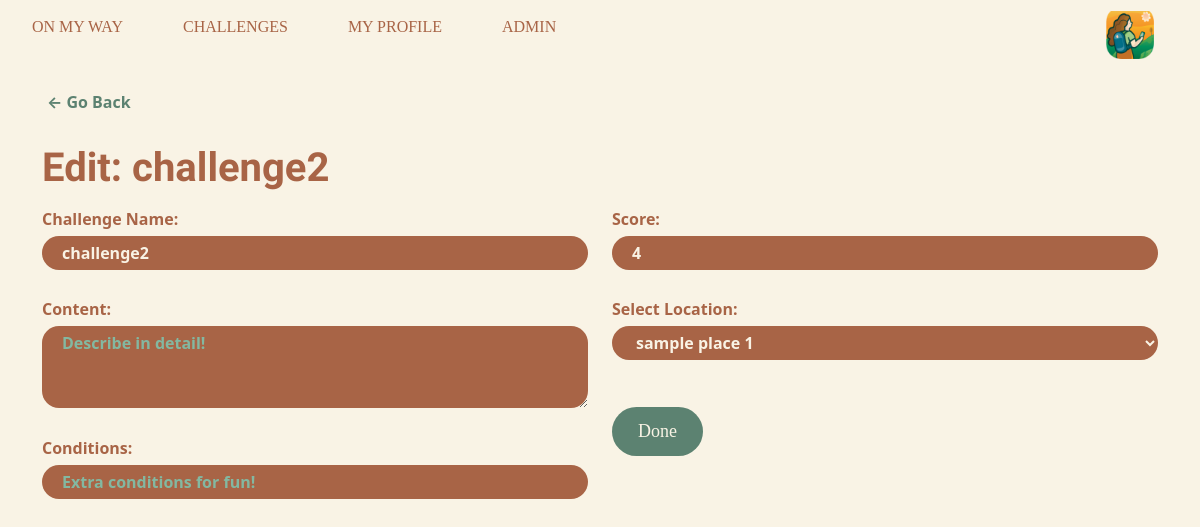
The app's page /index.php?action=edit-challenge&id=2 (signed in), older data.
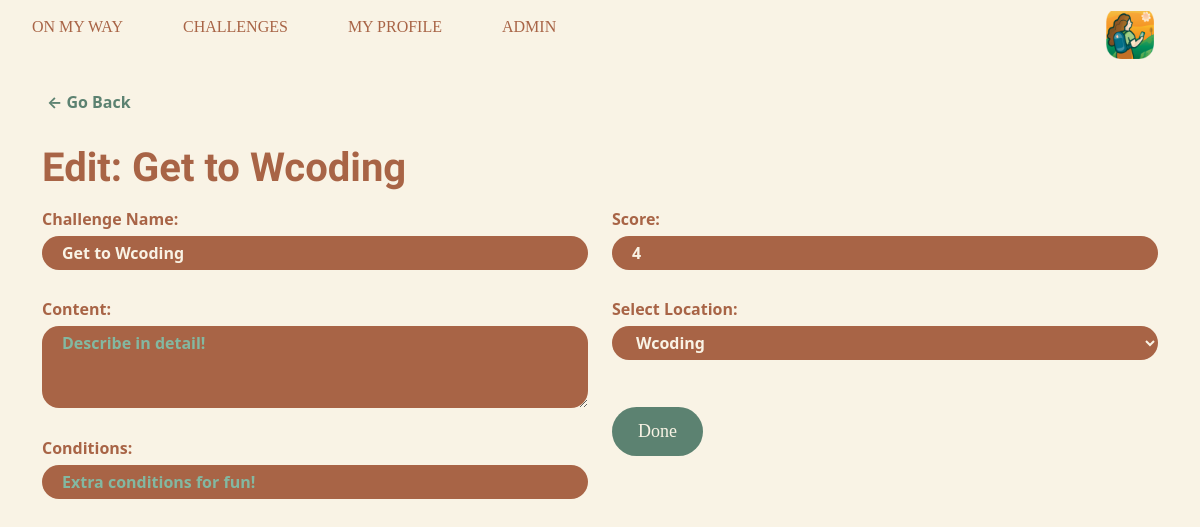
The same page, newer data.
### tables this page shows
CREATE TABLE challenges (
  id int(11) NOT NULL AUTO_INCREMENT,
  name varchar(30) DEFAULT NULL,
  content text NOT NULL,
  place_id int(11) NOT NULL,
  conditions varchar(100) DEFAULT NULL,
  score int(11) DEFAULT NULL,
  users_accomplished int(11) DEFAULT NULL,
  created_date datetime NOT NULL DEFAULT current_timestamp(),
  updated_date datetime NOT NULL DEFAULT current_timestamp(),
  PRIMARY KEY (id)
);

### model/challengeManager.php (called while the page is built, shortened)
<?php
class ChallengeManager extends Db {
    public function getChallengeData($challengeId)
    {
        $db = $this->connectDB();
        $stmt = $db->prepare("SELECT * FROM challenges WHERE id=:id");
        $stmt->execute(['id' => $challengeId]);
        $challengeData = $stmt->fetch();
        return $challengeData;
    }
}

### model/placeManager.php (called while the page is built, shortened)
<?php
class PlaceManager extends Db {
    public function retrievePlaces()
    {
        $db = $this->connectDB();
        $places = $db->query('SELECT * FROM places');
        $places = $places->fetchAll();
        return $places;
    }
}

### view/challenge-form.php (the view, shortened to what this page needs)
<?php
    $h1 = isset($backBtn) ? 'Edit: ' . $name:'Create A New Challenge';
?>
<div class="container form-view">
    <?php if(isset($backBtn)): ?>
        <div class="back-btn">
            <?= $backBtn ?>
        </div>
    <?php endif ?>
    <h1><?= $h1 ?></h1>
    <form action="<?= ROOT . $action ?>" method="post">
        <div class="row">
            <div class="col-md-6 col-12 form-box">
                <div class="fields">
                    <label for="ch_name">Challenge Name: </label>
                    <input name="name" id="ch_name" type="text" placeholder="Give a good name!" value="<?=$name ?? ''?>" required autofocus>
                </div>
                <div class="">
                    <label for="content">Content: </label>
                    <textarea name="content" id="content" cols="50" rows="3" placeholder="Describe in detail!" required><?=$content ?? '' ?></textarea>
                </div>
                <div class="fields">
                    <label for="conditions">Conditions: </label>
                    <input name="conditions" id="conditions" type="text" placeholder="Extra conditions for fun!" value="<?=$conditions ?? ''?>" required>
                </div>
            </div>
            <div class="col-md-6 col-12 form-box">
                <div class="fields">
                    <label for="score">Score: </label>
                    <input name="score" id="score" type="number" placeholder="Points to receive" value="<?=$score ?? ''?>" required>
                </div>
                <div class="fields">
                    <label for="name">Select Location: </label>
                    <select name="place_id" id="name">
                        <?php
                        foreach($existingPlaces as $place) {
                            if(isset($edit_place_id)) {
                                $selected = $place['id'] == $edit_place_id ? 'selected' : '';
                            }
                        ?>
                        <option value="<?=$place['id']?>" <?=$selected ?? ''?>><?=$place['name']?></option>
                        <?php
                        }
                        ?>
                    </select>
                </div>
                <button type="submit" name="<?=$btnName?>" class="submit-btn"><?=$btnText?></button>
            </div>
        </div>
    </form>
</div>
<?php
    include 'template.php';
?>

Row changes from the older to the newer data that the page shows:
changed challenges: name "Edit: challenge2" → "Edit: Get to Wcoding"; name "challenge2" → "Get to Wcoding"
Text that changed along with them:
form field place_id: "sample place 1" → "Wcoding"
